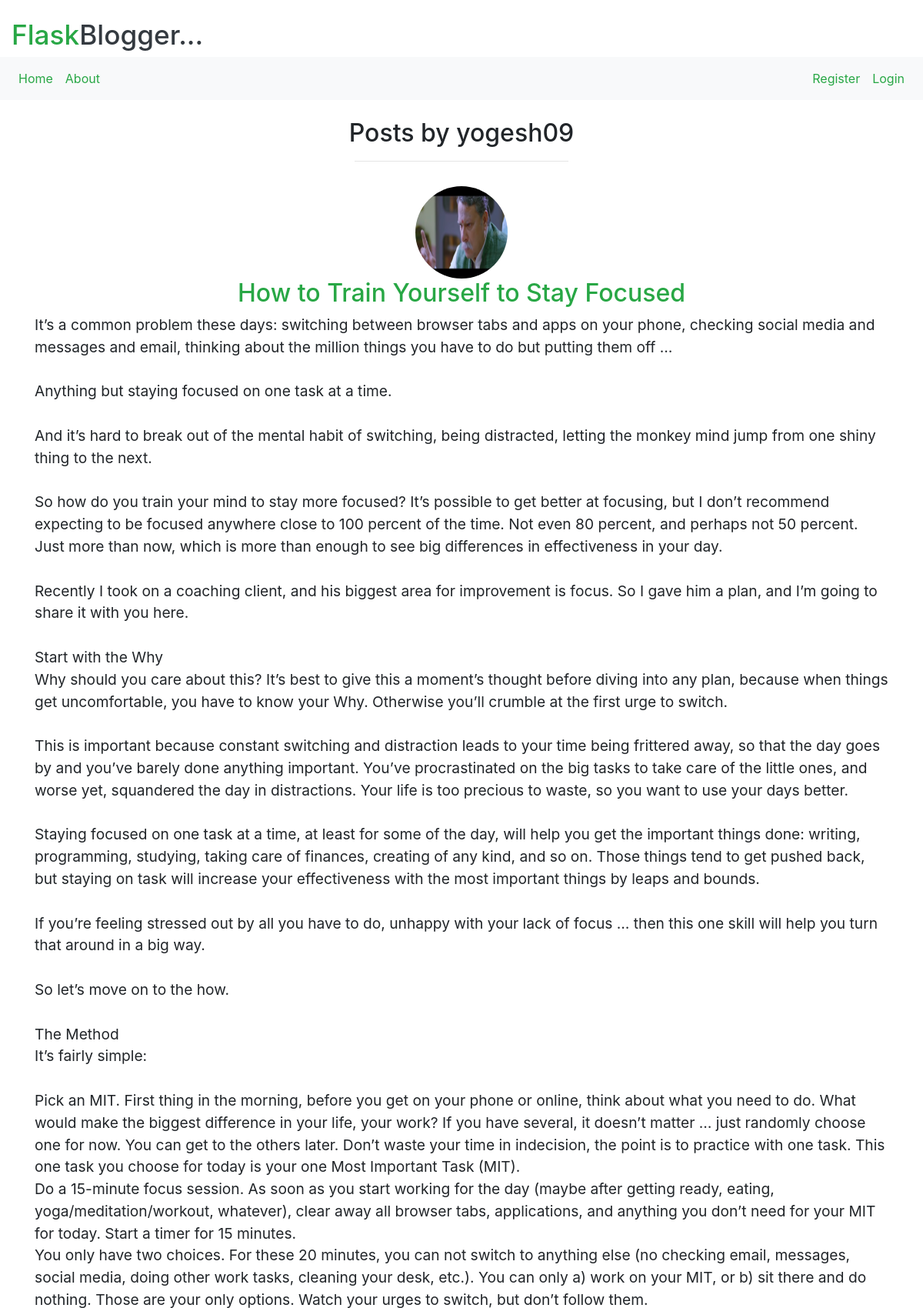
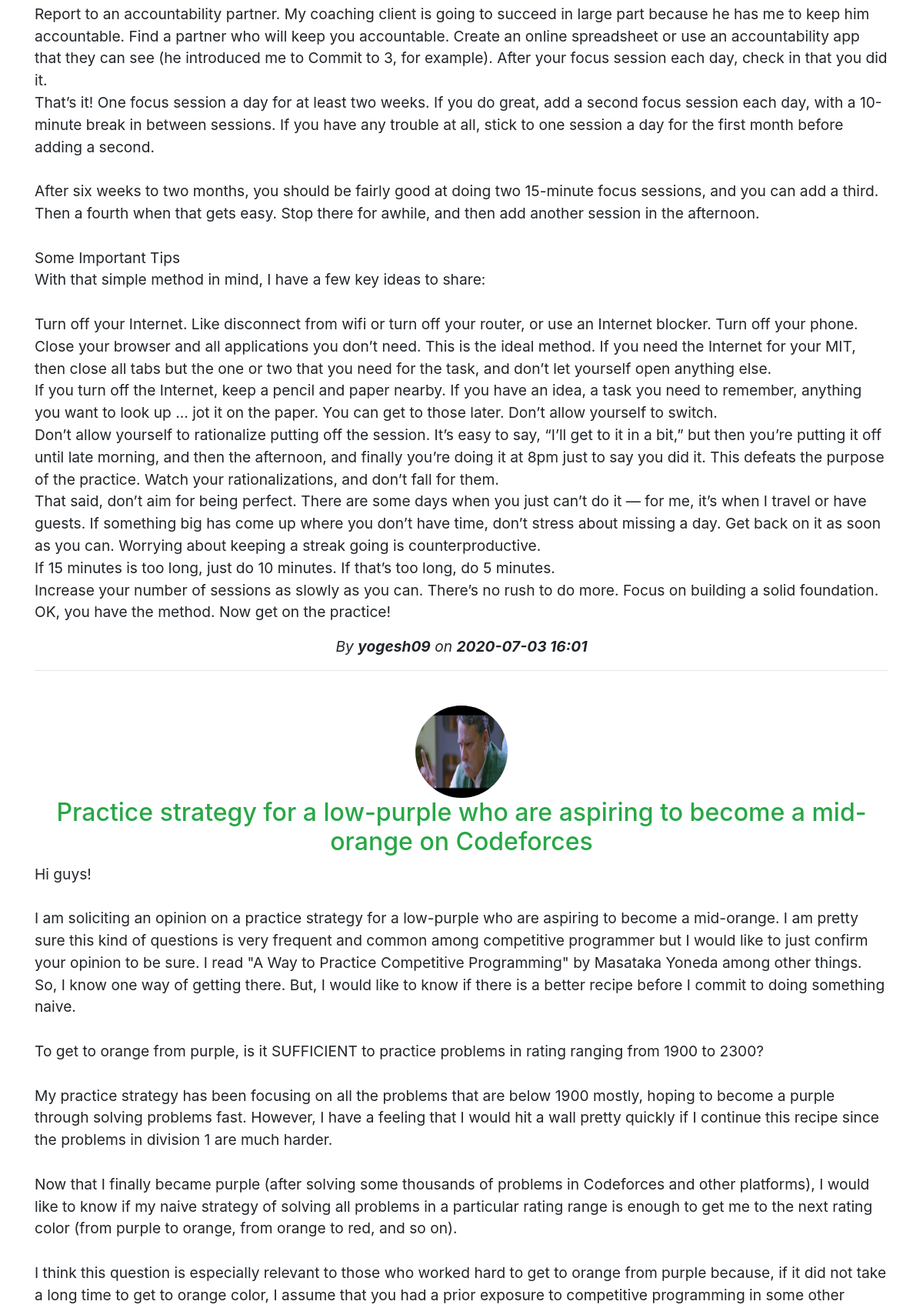
/user/yogesh09 (upper part), run on the app's committed database (2 pictures, top to bottom).
### flaskBlog/models.py (models this page shows, shortened)
class User(db.Model, UserMixin):
    id = db.Column(db.Integer, primary_key=1)
    username = db.Column(db.String(20), unique=1, nullable=0)
    email = db.Column(db.String(100), unique=1, nullable=0)
    image = db.Column(db.String(20), nullable=0, default='default.jpg')
    password = db.Column(db.String(60), nullable=0)
    posts = db.relationship('Post', backref='auther', lazy=1)
    comments = db.relationship('Comment', backref='auther', lazy=1)

class Post(db.Model):
    id = db.Column(db.Integer, primary_key=1)
    title = db.Column(db.String(100), nullable=0)
    date = db.Column(db.DateTime, nullable=0, default=datetime.now(pytz.timezone('Asia/Kolkata')))
    content = db.Column(db.Text, nullable=0)
    userId = db.Column(db.Integer, db.ForeignKey('user.id'), nullable=0)

### flaskBlog/routes.py (the view)
@app.route('/user/<username>')
def user(username):
    page = request.args.get('page', 1, type=int)
    user = User.query.filter_by(username=username).first_or_404()
    posts = Post.query.filter_by(auther=user)\
        .order_by(Post.id.desc()).paginate(per_page=3, page=page)
    return render_template('user.html', posts=posts, user=user)

### flaskBlog/templates/user.html (shortened to what this page needs)
{% extends "layout.html" %}
{% block content %}
    <h2 class="text-center"> Posts by {{ user.username }} </h2>
    <hr class="w-25 pb-3">
    <div style="font-size: 120%" class="text-center">
        {% for post in posts.items %}
        <img src="{{ url_for('static',filename='profilePics/'+post.auther.image) }}" height="120px" width="120px" class="rounded-circle">
        <h2> <a href="{{ url_for('post',postId=post.id )}}" class="text-success">{{ post['title'] }}</a></h2>
        <p class="text-left" style="white-space: pre-wrap">{{ post['content'] }}</p>
        <p><i>By <b>{{ post.auther.username }}</b> on <b>{{ post['date'].strftime('%Y-%m-%d %H:%M') }}</b></i></p>
        <hr><br>
        {% endfor %}
    </div>
{% endblock content %}

### data on the page
User: username "yogesh09"
Post: image (picture), title "How to Train Yourself to Stay Focused", content "It’s a common problem these days: switching between browser tabs and apps on your phone, checking social media and messages and email, thinking about the million things you have to do but putting them off … Anything but staying focused on one task at a time. And it’s hard to break out of the mental habit of switching, being distracted, letting the monkey mind jump from one shiny thing to the next. So how do you train your mind to stay more focused? It’s possible to get better at focusing, but I don’t recommend expecting to be focused anywhere close to 100 percent of the time. Not even 80 percent, and perhaps not 50 percent. Just more than now, which is more than enough to see big…", auther.username "yogesh09", date "2020-07-03 16:01"
Post: image (picture), title "Practice strategy for a low-purple who are aspiring to become a mid-orange on Codeforces"
